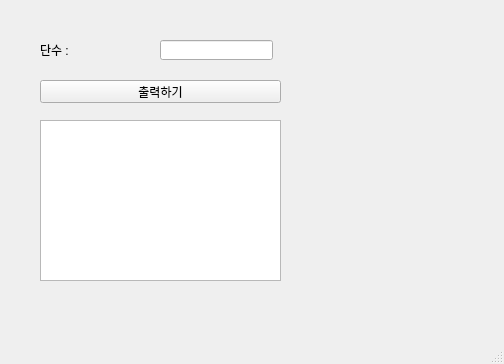
<?xml version="1.0" encoding="UTF-8"?>
<ui version="4.0">
 <class>MainWindow</class>
 <widget class="QMainWindow" name="MainWindow">
  <property name="geometry">
   <rect>
    <x>0</x>
    <y>0</y>
    <width>504</width>
    <height>364</height>
   </rect>
  </property>
  <property name="windowTitle">
   <string>MainWindow</string>
  </property>
  <widget class="QWidget" name="centralwidget">
   <widget class="QLabel" name="lbl">
    <property name="geometry">
     <rect>
      <x>40</x>
      <y>40</y>
      <width>41</width>
      <height>20</height>
     </rect>
    </property>
    <property name="text">
     <string>단수 :</string>
    </property>
   </widget>
   <widget class="QPushButton" name="pb">
    <property name="geometry">
     <rect>
      <x>40</x>
      <y>80</y>
      <width>241</width>
      <height>23</height>
     </rect>
    </property>
    <property name="text">
     <string>출력하기</string>
    </property>
   </widget>
   <widget class="QTextEdit" name="te">
    <property name="geometry">
     <rect>
      <x>40</x>
      <y>120</y>
      <width>241</width>
      <height>161</height>
     </rect>
    </property>
   </widget>
   <widget class="QLineEdit" name="le">
    <property name="geometry">
     <rect>
      <x>160</x>
      <y>40</y>
      <width>113</width>
      <height>20</height>
     </rect>
    </property>
   </widget>
  </widget>
  <widget class="QMenuBar" name="menubar">
   <property name="geometry">
    <rect>
     <x>0</x>
     <y>0</y>
     <width>504</width>
     <height>21</height>
    </rect>
   </property>
  </widget>
  <widget class="QStatusBar" name="statusbar"/>
 </widget>
 <resources/>
 <connections/>
</ui>
